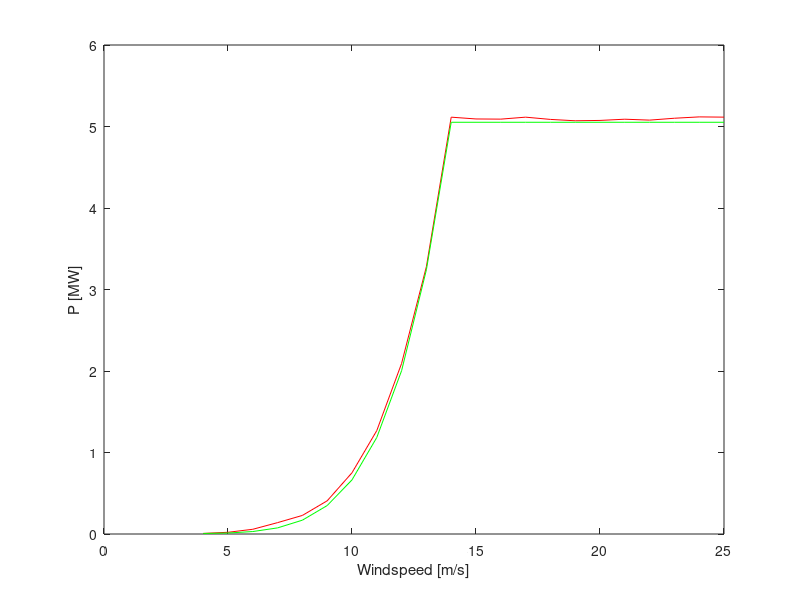
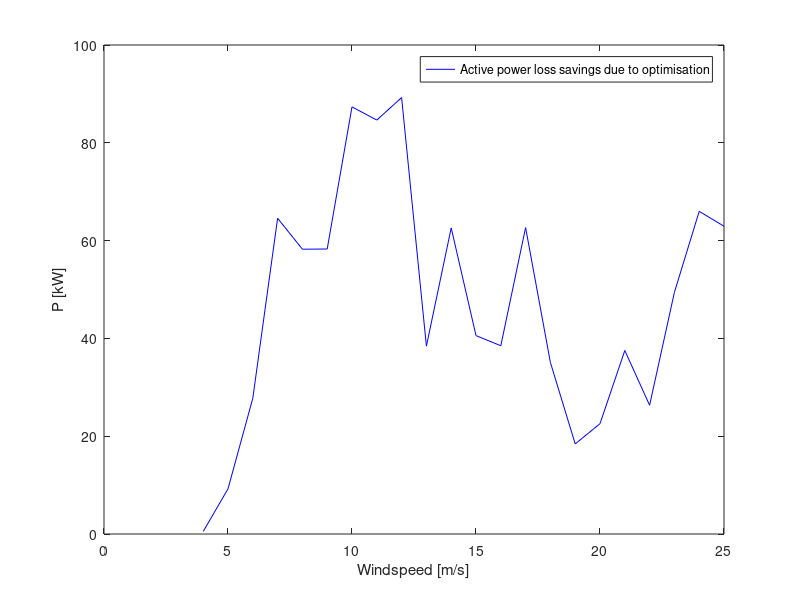

The MATLAB script that drew these images, in order:
clear all;

%Plots the losses with and without optimising Q's for different windspeeds

v = 4:1:25;
load('Windspeed powerloss sweep with optimisation.mat');
for i = 1:length(v)
    loss_opt(i) = Results(i+1).Ploss_mean;
end
load('Windspeed powerloss sweep no optimisation.mat');
for i = 1:length(v)
    loss_no_opt(i) = Results(i+1).Ploss_mean;
end

loss_save = (loss_no_opt - loss_opt)*1000; %loss in KW
figure(1);
plot(v,loss_no_opt,'red');
hold on;
plot(v,loss_opt,'green');
xlabel('Windspeed [m/s]');
ylabel('P [MW]');

figure(2);
plot(v,loss_save,'blue');
xlabel('Windspeed [m/s]');
ylabel('P [kW]');
legend('Active power loss savings due to optimisation');